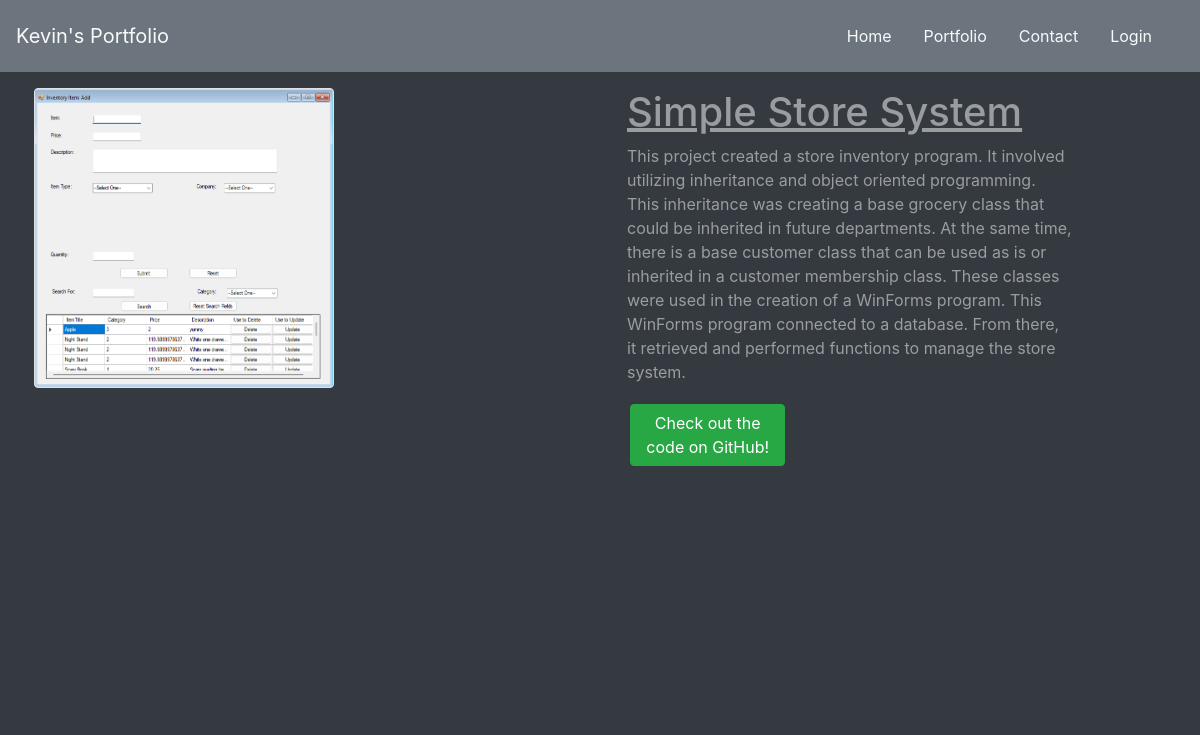
The app's page /portfolio/4 with its own data.
### PortfolioDatabase/models.py (models this page shows, shortened)
class Portfolio(models.Model):
    project_name = models.CharField(max_length=200)
    project_desc = models.CharField(max_length=2000)
    project_image = models.ImageField(default='genericproject.jpg', upload_to='project_pictures')
    project_url = models.URLField(max_length=400, null=True, blank=True)
    project_video = EmbedVideoField(null=True, blank=True)
    tags = models.ManyToManyField(Tag, related_name='projects', blank=True)

### PortfolioDatabase/views.py (the view)
# urls.py: path('portfolio/<int:Portfolio_id>', views.portfolioDetail, name="portfolioDetail"),
def portfolioDetail(request, Portfolio_id):
    portfolio = Portfolio.objects.get(pk=Portfolio_id)
    context = {
        'portfolio': portfolio,
    }
    return render(request, 'PortfolioDatabase/detail.html', context)

### PortfolioDatabase/Templates/PortfolioDatabase/detail.html (shortened to what this page needs)
{% extends 'PortfolioDatabase/base.html' %}
{% load embed_video_tags %}
{% block body %}
    <div class="container">
        {% if portfolio %}
        <div class="row">
            <div class="col-md-6 m-1 mb-3 mt-3">
                <img src="{{ portfolio.project_image.url }}" class="card card-deck border" height="300px" width="300px"/>
            </div>
            <div class="col-md-5 m-1 mb-3 mt-3 overflow-auto" style="height: 300px">
                <h1><u>{{ portfolio.project_name }}</u></h1>
                <p>{{ portfolio.project_desc }}</p>
            </div>
        </div>
        <div class="row">
            <div class="col-md-6 mb-3">
                <div class="embed-responsive embed-responsive-16by9">
                </div>
            </div>
            <div class="col-md-5 mb-3 d-flex gap-2">
                <div class="col-md-5">
                    <a href="{{ portfolio.project_url }}" class="btn btn-success btn-md" target="_blank">Check out the code on GitHub!</a>
                </div>
                <div class="col-md-4">
                </div>
            </div>
        </div>
        {% endif %}
    </div>
{% endblock %}

### PortfolioDatabase/Static/PortfolioDatabase/style.css (style rules this page uses)
body { background-color: black; color: ivory; }

### records on screen
Portfolio: project_image (picture), project_name "Simple Store System", project_desc "This project created a store inventory program. It involved utilizing inheritance and object oriented programming. This inheritance was creating a base grocery class that could be inherited in future departments. At the same time, there is a base customer class that can be used as is or inherited in a customer membership class. These classes were used in the creation of a WinForms program. This WinForms program connected to a database. From there, it retrieved and performed functions to manage the store system."
